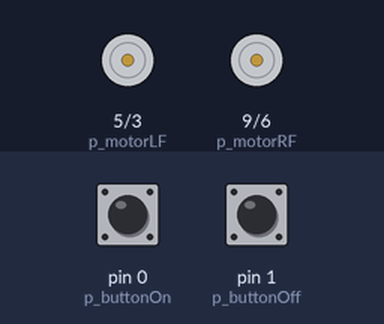
The sketch below on a simulated Arduino Uno, built with avr-gcc and run on an emulated ATmega328P. Parts: motor-driver pin pairs drawn as motors (green arrow = first pin HIGH = forward, orange = second pin HIGH = backward, longer = more drive). Inputs (shaded band) come from the test bench; at power-on: pin 0 (p_buttonOn) HIGH, pin 1 (p_buttonOff) HIGH.

Above: at 1.2 s.
1.3 s: pin 0 (p_buttonOn) pulled LOW for 0.15 s
At 2.1 s:
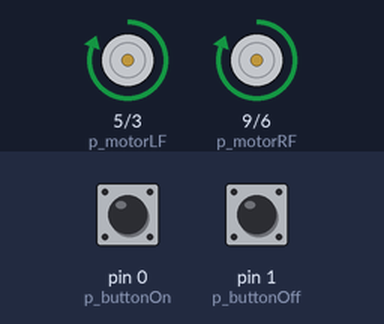
Timing chart, 0 to 4.3 s (numbered marks = the images above; inputs shaded):
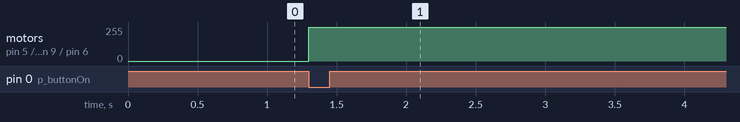

Measured:
- after the input at 1.3 s, motor on pin 5 (p_motorLF) / pin 3 (p_motorLB), motor on pin 9 (p_motorRF) / pin 6 (p_motorRB): stopped → forward 255/255 at once

The sketch:

roboterselbstfahrend.ino
```cpp
#define p_buttonOn 0
#define p_buttonOff 1
#define p_motorLF 5
#define p_motorLB 3
#define p_motorRF 9
#define p_motorRB 6

int start = 1;   //button status
int stp = 1;

void setup() {

  // Buttons Inputs
  pinMode(p_buttonOn, INPUT_PULLUP);
  pinMode(p_buttonOff, INPUT_PULLUP);

  // Motor Control
  pinMode(p_motorLF, OUTPUT);
  pinMode(p_motorLB, OUTPUT);
  pinMode(p_motorRF, OUTPUT);
  pinMode(p_motorRB, OUTPUT);

}

void loop() {

 start = digitalRead(p_buttonOn);
 stp = digitalRead(p_buttonOff);
  if(start == LOW) {

    digitalWrite(p_motorLF, HIGH);
    digitalWrite(p_motorRF, HIGH);


  }


}
```
